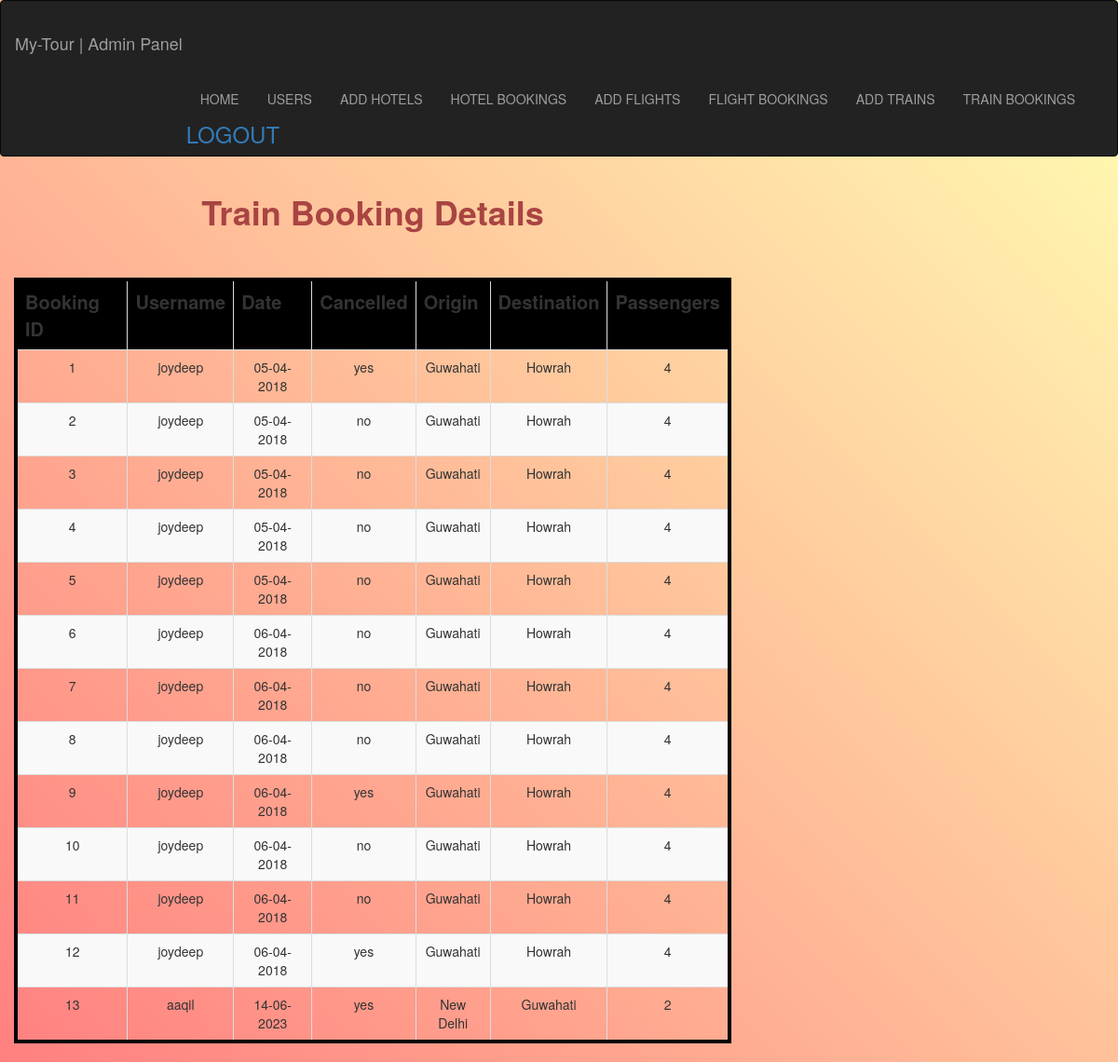
The app's page /Management/trainbookings_view.php with its own data.
### tables this page shows
CREATE TABLE `trainbookings` (
  `bookingID` int(5) NOT NULL,
  `username` varchar(50) NOT NULL,
  `date` varchar(60) NOT NULL,
  `cancelled` varchar(20) NOT NULL,
  `origin` varchar(50) NOT NULL,
  `destination` varchar(50) NOT NULL,
  `passengers` int(5) NOT NULL
);

### Management/trainbookings_view.php (the view, shortened to what this page needs)
<!Doctype html>
<html>
<head>
<link href="css/bootstrap.min.css" rel="stylesheet">
<link href="https://maxcdn.bootstrapcdn.com/font-awesome/4.7.0/css/font-awesome.min.css" rel="stylesheet"><link rel="stylesheet" href="https://maxcdn.bootstrapcdn.com/bootstrap/3.3.7/css/bootstrap.min.css">
</head>
<body>
	<div class="container-fliud">
        <nav class="navbar navbar-inverse">
  <div class="container-fluid">
    <div class="navbar-header">
      <h1 class="navbar-brand"> My-Tour | Admin Panel</h1>
    </div>
     <div class="collapse navbar-collapse" id="nav">
    <ul class="nav navbar-nav" style="float:right">
        <li><a href="Home.php">HOME</a></li>
		<li><a href="users_add.php">USERS</a></li>
              <li><a href="hotels_add.php">ADD HOTELS</a></li>
              <li><a href="hotelbookings_view.php">HOTEL BOOKINGS</a></li>
              <li><a href="flights_add.php">ADD FLIGHTS</a></li>
              <li><a href="flightbookings_view.php">FLIGHT BOOKINGS</a></li>
              <li><a href="trains_add.php">ADD TRAINS</a></li>
              <li><a href="trainbookings_view.php">TRAIN BOOKINGS</a></li>
              <h3><a href="adminLogout.php">LOGOUT</a></h3>
    </ul>
  </div>
</div>
</nav>
</div>
    <div class="col-lg-8">
			<h1 class="text-danger text-center" style="font-weight:bold">Train Booking Details</h1>
      <br>
      <br>
<?php
$servername = "localhost";
$username = "root";
$password = "";
$dbname = "projectmeteor";
$conn = new mysqli($servername, $username, $password, $dbname);
$sql = "SELECT bookingID,username,date,cancelled,origin,destination,passengers FROM trainbookings";
$result = $conn->query($sql);
echo "
<center>
<table class='table table-striped table-bordered table-hover py-5' style='width:200%; border: 4px solid black; text:white; text-align: center;'>
<tr class='text-centre text-white'style='font-size:20px; background:black'>
<th>Booking ID</th>
<th>Username</th>
<th>Date</th>
<th>Cancelled</th>
<th>Origin</th>
<th>Destination</th>
<th>Passengers</th>
</tr>
</center>";
if ($result->num_rows > 0) {
    while($row = $result->fetch_assoc()) {
      echo "<tr>";
echo "<td>" . $row['bookingID'] . "</td>";
echo "<td>" . $row['username'] . "</td>";
echo "<td>" . $row['date'] . "</td>";
echo "<td>" . $row['cancelled'] . "</td>";
echo "<td>" . $row['origin'] . "</td>";
echo "<td>" . $row['destination'] . "</td>";
echo "<td>" . $row['passengers'] . "</td>";
echo "</tr>";
    }
} else {
    echo "0 results";
}
?>
</div>
</body>
</html>

### Management/trainbookings_view.php (style rules this page uses)
body { background: linear-gradient(45deg, #ff8080, #ffffb3); height: 100%; margin: 0; background-repeat: no-repeat; background-attachment: fixed; width:100%; }

### records on screen
trainbookings: bookingID "1", username "joydeep", date "05-04-2018", cancelled "yes", origin "Guwahati", destination "Howrah", passengers "4"
trainbookings: bookingID "2", username "joydeep", date "05-04-2018", cancelled "no", origin "Guwahati", destination "Howrah", passengers "4"
trainbookings: bookingID "3", username "joydeep", date "05-04-2018", cancelled "no", origin "Guwahati", destination "Howrah", passengers "4"
trainbookings: bookingID "4", username "joydeep", date "05-04-2018", cancelled "no", origin "Guwahati", destination "Howrah", passengers "4"
trainbookings: bookingID "5", username "joydeep", date "05-04-2018", cancelled "no", origin "Guwahati", destination "Howrah", passengers "4"
trainbookings: bookingID "6", username "joydeep", date "06-04-2018", cancelled "no", origin "Guwahati", destination "Howrah", passengers "4"
trainbookings: bookingID "7", username "joydeep", date "06-04-2018", cancelled "no", origin "Guwahati", destination "Howrah", passengers "4"
trainbookings: bookingID "8", username "joydeep", date "06-04-2018", cancelled "no", origin "Guwahati", destination "Howrah", passengers "4"
trainbookings: bookingID "9", username "joydeep", date "06-04-2018", cancelled "yes", origin "Guwahati", destination "Howrah", passengers "4"
trainbookings: bookingID "10", username "joydeep", date "06-04-2018", cancelled "no", origin "Guwahati", destination "Howrah", passengers "4"
trainbookings: bookingID "11", username "joydeep", date "06-04-2018", cancelled "no", origin "Guwahati", destination "Howrah", passengers "4"
trainbookings: bookingID "12", username "joydeep", date "06-04-2018", cancelled "yes", origin "Guwahati", destination "Howrah", passengers "4"
trainbookings: bookingID "13", username "aaqil", date "14-06-2023", cancelled "yes", origin "New Delhi", destination "Guwahati", passengers "2"
